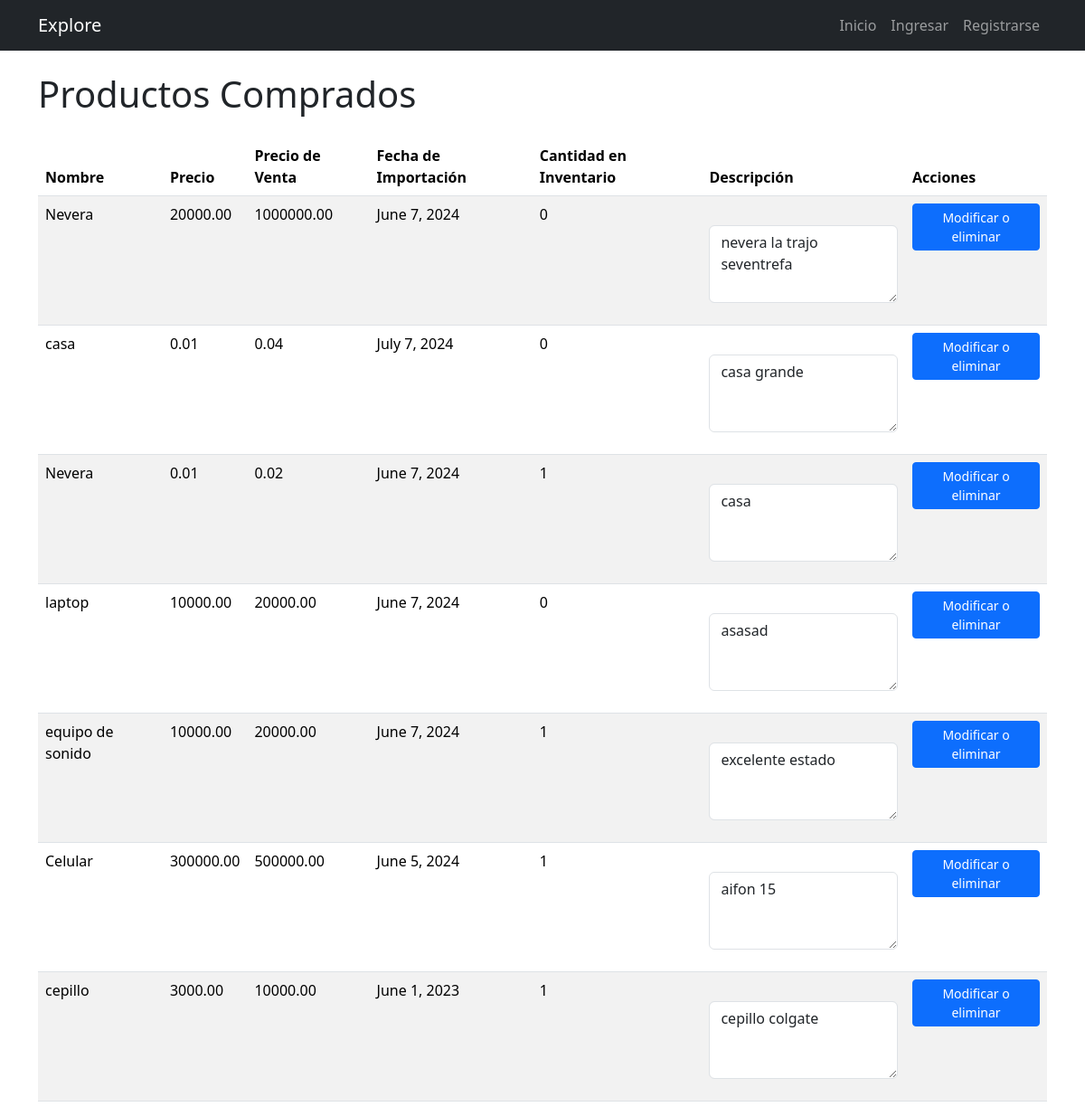
The page /list_product/ on the database its author committed.
### api/models.py (models this page shows, shortened)
class ProductoComprado(models.Model):
    nombre = models.CharField(max_length=100)
    precio = models.DecimalField(max_digits=10, decimal_places=2)
    precio_venta = models.DecimalField(max_digits=10, decimal_places=2)
    descripcion = models.TextField()
    fecha_importacion = models.DateField()
    cantidad = models.IntegerField(default=0)  # Campo para el inventario
    class Meta:
        verbose_name = "Producto Comprado"
        verbose_name_plural = "Productos Comprados"

### api/views.py (the view)
# urls.py: path('list_product/', views.list_product, name='list_product'),
def list_product(request):
    productos_comprados = ProductoComprado.objects.all()
    return render(request, 'list_product.html', {"productos_comprados": productos_comprados})

### api/templates/list_product.html (shortened to what this page needs)
{% extends 'base.html' %}
{% block content %}
<div class="container mt-4">
    <h1 class="mb-4">Productos Comprados</h1>
    <div class="table-responsive">
        <table class="table table-striped">
            <thead>
                <tr>
                    <th>Nombre</th>
                    <th>Precio</th>
                    <th>Precio de Venta</th>
                    <th>Fecha de Importación</th>
                    <th>Cantidad en Inventario</th>
                    <th>Descripción</th>
                    <th>Acciones</th>
                </tr>
            </thead>
            <tbody>
                {% for producto in productos_comprados %}
                <tr>
                    <td>{{ producto.nombre }}</td>
                    <td>{{ producto.precio }}</td>
                    <td>{{ producto.precio_venta }}</td>
                    <td>{{ producto.fecha_importacion }}</td>
                    <td>{{ producto.cantidad }}</td>
                    <td>
                        <div class="mb-3">
                            <textarea class="form-control" rows="3" readonly>{{ producto.descripcion }}</textarea>
                        </div>
                    </td>
                    <td>
                        <a href="{% url 'product_detail' producto.id %}" class="btn btn-sm btn-primary">Modificar o eliminar</a>
                    </td>
                </tr>
                {% endfor %}
            </tbody>
        </table>
    </div>
</div>
{% endblock %}

### api/templates/base.html (shortened to what this page needs)
<!DOCTYPE html>
<html lang="en">
  <head>
    <link rel="stylesheet" href="https://cdn.jsdelivr.net/npm/bootstrap@5.2.0/dist/css/bootstrap.min.css">
    <link rel="stylesheet" href="https://cdn.jsdelivr.net/npm/bootstrap@5.3.3/dist/css/bootstrap.min.css">
  </head>
  <body>
    {% include '_navbar.html' %}
    {% block content %}
    {% endblock %}
  </body>
</html>

### api/templates/_navbar.html (shortened to what this page needs)
<nav class="navbar navbar-expand-lg navbar-dark bg-dark">
  <div class="container">
    <a class="navbar-brand" href="/">Explore</a>
    <div class="collapse navbar-collapse" id="navbarNav">
      <ul class="navbar-nav ms-auto">
        <li class="nav-item">
          <a href="/" class="nav-link">Inicio</a>
        </li>
        {% if user.is_authenticated %}
        <li class="nav-item dropdown">
          <a
            class="nav-link dropdown-toggle"
            href="#"
            id="navbarDropdownVentas"
            role="button"
            data-bs-toggle="dropdown"
            aria-expanded="false"
          >
            Menú Ventas
          </a>
          <ul class="dropdown-menu" aria-labelledby="navbarDropdownVentas">
            <li><a class="dropdown-item" href="{% url 'list_venta' %}">Una lista de sus Productos Vendidos</a></li>
            <li><a class="dropdown-item" href="{% url 'create_venta' %}">Añadir una venta</a></li>
            <li><a class="dropdown-item" href="{% url 'fechas_productos_vendidos' %}">Estadistica de productos vendidos.</a></li>
          </ul>
        </li>
        <li class="nav-item dropdown">
          <a
            class="nav-link dropdown-toggle"
            href="#"
            id="navbarDropdownCompras"
            role="button"
            data-bs-toggle="dropdown"
            aria-expanded="false"
          >
            Menú Compras
          </a>
          <ul class="dropdown-menu" aria-labelledby="navbarDropdownCompras">
            <li><a class="dropdown-item" href="{% url 'list_product' %}">Una lista de sus Productos Comprados</a></li>
            <li><a class="dropdown-item" href="{% url 'create_product' %}">Añadir una compra</a></li>
            <li><a class="dropdown-item" href="{% url 'dinero_invertido' %}">Estadistica de dinero invertido</a></li>
            <li><a class="dropdown-item" href="{% url 'fechas_productos_comprados' %}">Estadistica de productos comprados</a></li>
          </ul>
        </li>
        <li class="nav-item">
          <a href="/logout" class="nav-link">Cerrar Sesión</a>
        </li>
        {% else %}
        <li class="nav-item">
          <a href="/signin" class="nav-link">Ingresar</a>
        </li>
        <li class="nav-item">
          <a href="/signup" class="nav-link">Registrarse</a>
        </li>
        {% endif %}
      </ul>
    </div>
  </div>
</nav>

### rows shown on the page
ProductoComprado: nombre "Nevera", precio "20000.00", precio_venta "1000000.00", fecha_importacion "June 7, 2024", cantidad "0", descripcion "nevera la trajo seventrefa"
ProductoComprado: nombre "casa", precio "0.01", precio_venta "0.04", fecha_importacion "July 7, 2024", cantidad "0", descripcion "casa grande"
ProductoComprado: nombre "Nevera", precio "0.01", precio_venta "0.02", fecha_importacion "June 7, 2024", cantidad "1", descripcion "casa"
ProductoComprado: nombre "laptop", precio "10000.00", precio_venta "20000.00", fecha_importacion "June 7, 2024", cantidad "0", descripcion "asasad"
ProductoComprado: nombre "equipo de sonido", precio "10000.00", precio_venta "20000.00", fecha_importacion "June 7, 2024", cantidad "1", descripcion "excelente estado"
ProductoComprado: nombre "Celular", precio "300000.00", precio_venta "500000.00", fecha_importacion "June 5, 2024", cantidad "1", descripcion "aifon 15"
ProductoComprado: nombre "cepillo", precio "3000.00", precio_venta "10000.00", fecha_importacion "June 1, 2023", cantidad "1", descripcion "cepillo colgate"
